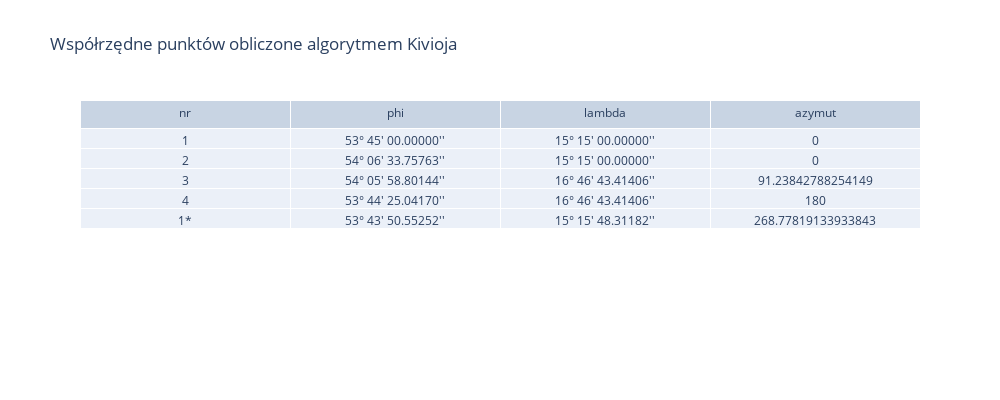
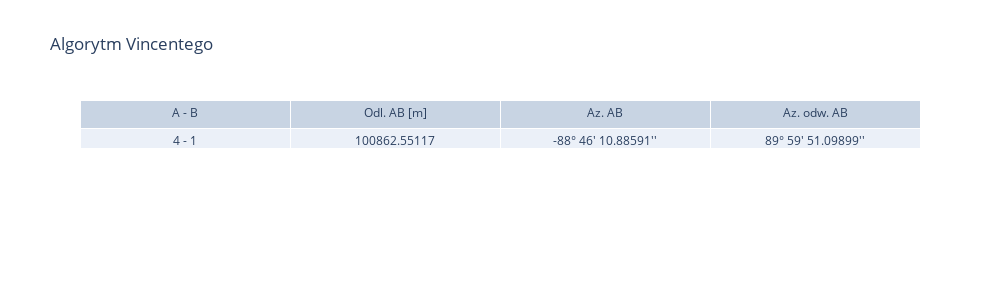
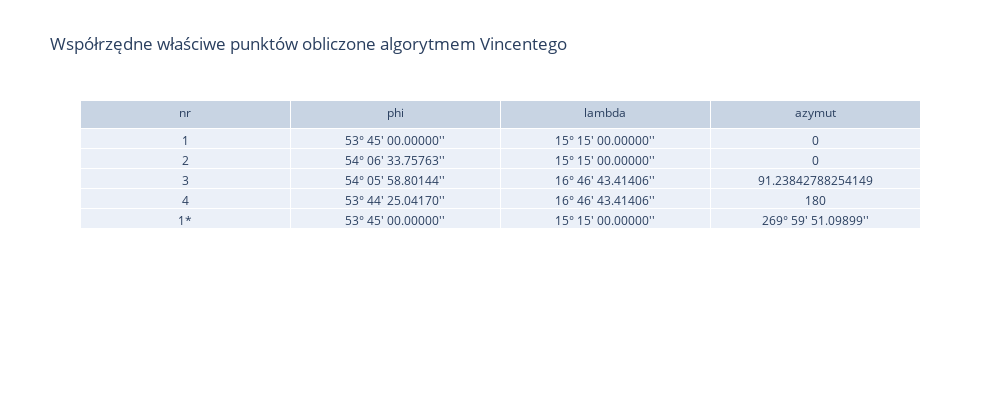

Write notebook code for charts like these, in order.
### Code cell
import numpy as np
from pyproj import Geod
import pandas as pd
import plotly.graph_objects as go
import matplotlib.pyplot as plt
import cartopy.crs as ccrs
import cartopy.io.img_tiles as cimgt
import plotly.express as px
from shapely.geometry import LineString, Point, Polygon

degree_sign = u"\N{DEGREE SIGN}"
def rad2dms(rad):
    dd = np.rad2deg(rad)
    dd = dd
    deg = int(np.trunc(dd))
    mnt = int(np.trunc((dd-deg) * 60))
    sec = ((dd-deg) * 60 - mnt) * 60
    mnt = abs(mnt)
    sec = abs(sec)
    if sec > 59.99999:
        sec = 0
        mnt += 1
    if sec < 10:
        sec = f"0{sec:.5f}"
    else:
        sec = f"{sec:.5f}"
    if mnt < 10:
        mnt = f"0{mnt}"
    dms = (f"{deg}{degree_sign} {mnt}' {sec}''")
    return dms

def deg2dms(dd):
    deg = int(np.trunc(dd))
    mnt = int(np.trunc((dd-deg) * 60))
    sec = ((dd-deg) * 60 - mnt) * 60
    mnt = abs(mnt)
    sec = abs(sec)
    if sec < 10:
        sec = f"0{sec:.5f}"
    else:
        sec = f"{sec:.5f}"
    if mnt < 10:
        mnt = f"0{mnt}"
    dms = (f"{deg}{degree_sign} {mnt}' {sec}''")
    return dms

a = 6378137.0 
f = 1/298.257223563
e2 = f * (2 - f)

phi_1_deg = 53 + 45/60
lam_1_deg = 15 + 15/60
s = [40000, 100000, 40000, 100000]
Az_1_deg = [0, 90, 180, 270]

phi_1 = np.deg2rad(phi_1_deg)
lam_1 = np.deg2rad(lam_1_deg)
Az_1 = np.deg2rad(Az_1_deg)

def M_and_N(phi):
    sin_phi = np.sin(phi)
    M = a * (1 - e2) / (1 - e2 * sin_phi**2)**(3/2)
    N = a / np.sqrt(1 - e2 * sin_phi**2)
    return M, N

def kivioj(phi_1, lam_1, Az_1, s, n=1000):
    ds = s / n

    phi = phi_1
    lam = lam_1
    Az = Az_1

    for i in range(n):
        M, N = M_and_N(phi)
        dphi = ds * np.cos(Az) / M
        dAz = ds * np.sin(Az) * np.tan(phi) / N

        phi_mid = phi + dphi / 2
        Az_mid = Az + dAz / 2

        M_mid, N_mid = M_and_N(phi_mid)
        dphi_mid = ds * np.cos(Az_mid) / M_mid
        dlam_mid = ds * np.sin(Az_mid) / (N_mid * np.cos(phi_mid))
        dAz_mid = ds * np.sin(Az_mid) * np.tan(phi_mid) / N_mid

        phi += dphi_mid
        lam += dlam_mid
        Az += dAz_mid

    return phi, lam, Az

g = Geod(ellps='WGS84')
nr = ['1', '2', '3', '4', '1*']

phis_kiv = [phi_1_deg]
lambdas_kiv = [lam_1_deg]
azimuths_kiv = [Az_1_deg[0]]

phis_kiv_dms = [deg2dms(phi_1_deg)]
lambdas_kiv_dms = [deg2dms(lam_1_deg)]
azimuths_kiv_dms = [deg2dms(Az_1_deg[0])]

for i in range(4):
    phi, lam, Az = kivioj(phi_1, lam_1, Az_1[i], s[i])

    phis_kiv.append(np.rad2deg(phi))
    lambdas_kiv.append(np.rad2deg(lam))
    azimuths_kiv.append(np.rad2deg(Az))

    phis_kiv_dms.append(rad2dms(phi))
    lambdas_kiv_dms.append(rad2dms(lam))
    azimuths_kiv_dms.append(rad2dms(Az))

    phi_1 = phi
    lam_1 = lam

'''
phi_1 = np.deg2rad(phi_1_deg)
lam_1 = np.deg2rad(lam_1_deg)

phis_fwd = [phi_1_deg]
lambadas_fwd = [lam_1_deg]
azimuths_fwd = [Az_1_deg[0]]

phis_fwd_dms = [deg2dms(phi_1_deg)]
lambadas_fwd_dms = [deg2dms(lam_1_deg)]
azimuths_fwd_dms = [deg2dms(Az_1_deg[0])]

for i in range(4):
    phi, lam, Az = g.fwd(lam_1, phi_1, Az_1[i], s[i])

    phis_fwd.append(np.rad2deg(phi))
    lambadas_fwd.append(np.rad2deg(lam))
    azimuths_fwd.append(np.rad2deg(Az))
    
    phis_fwd_dms.append(rad2dms(phi))
    lambadas_fwd_dms.append(rad2dms(lam))
    azimuths_fwd_dms.append(rad2dms(Az))

fig = go.Figure(go.Table(header = dict(values = ['nr', 'phi', 'lambda', 'azymut']), cells = dict(values = [nr, phis_fwd_dms, lambadas_fwd_dms, azimuths_fwd_dms])))
fig.update_layout(title = 'Współrzędne punktów obliczone funkcją fwd')
fig.show()
'''

fig = go.Figure(go.Table(
    header = dict(values = ['nr', 'phi', 'lambda', 'azymut']), 
    cells = dict(values = [nr, phis_kiv_dms, lambdas_kiv_dms, azimuths_kiv])
))
fig.update_layout(
    title = 'Współrzędne punktów obliczone algorytmem Kivioja', 
    width = 1000, height = 400
)
fig.show()

fig = go.Figure(
    go.Scattermapbox(
        lat = phis_kiv,
        lon = lambdas_kiv,
        mode = 'markers+lines',
        marker = dict(size = 10, color = 'red'),
        line = dict(width = 2, color = 'red'),
        text = nr,
        hoverinfo='text'))
fig.update_layout(
    title = 'Scattermapbox - Algorytm Kivioja',
    mapbox_style = "open-street-map",
    width = 2000, 
    height = 1000,
    mapbox = dict(
        center = go.layout.mapbox.Center(
            lat = phi_1_deg,
            lon = lam_1_deg
        ),
        zoom = 7
    ),
)
fig.show()

print(phis_kiv[-1], lambdas_kiv[-1])

phi_dif = phis_kiv[-1] - phi_1_deg
lam_dif = lambdas_kiv[-1] - lam_1_deg
total_length = g.line_length([lam_1_deg, lambdas_kiv[-1]], [phi_1_deg, phis_kiv[-1]])
phi_dif = deg2dms(phi_dif)
lam_dif = deg2dms(lam_dif)

# print(f"Różnica współrzędnych: [{phi_dif}, {lam_dif}], długość linii: {total_length:.5f} m")


def vincenty(BA,LA,BB,LB):
    b = a * np.sqrt(1-e2)
    f = 1-b/a
    dL = LB - LA
    UA = np.arctan((1-f)*np.tan(BA))
    UB = np.arctan((1-f)*np.tan(BB))
    L = dL
    while True:
        sin_sig = np.sqrt((np.cos(UB)*np.sin(L))**2 +\
            (np.cos(UA)*np.sin(UB) - np.sin(UA)*np.cos(UB)*np.cos(L))**2)
        cos_sig = np.sin(UA)*np.sin(UB) + np.cos(UA) * np.cos(UB) * np.cos(L)
        sig = np.arctan2(sin_sig,cos_sig)
        sin_al = (np.cos(UA)*np.cos(UB)*np.sin(L))/sin_sig
        cos2_al = 1 - sin_al**2
        cos2_sigm = cos_sig - (2 * np.sin(UA) * np.sin(UB))/cos2_al
        C = (f/16) * cos2_al * (4 + f*(4 - 3 * cos2_al))
        Lst = L
        L = dL + (1-C)*f*sin_al*(sig+C*sin_sig*(cos2_sigm+
            C*cos_sig*(-1 + 2*cos2_sigm**2)))
        if abs(L-Lst)<(0.000001/206265):
            break
    
    u2 = (a**2 - b**2)/(b**2) * cos2_al
    A = 1 + (u2/16384) * (4096 + u2*(-768 + u2 * (320 - 175 * u2)))
    B = u2/1024 * (256 + u2 * (-128 + u2 * (74 - 47 * u2)))
    d_sig = B*sin_sig * (cos2_sigm + 1/4*B*(cos_sig*(-1+2*cos2_sigm**2)\
            - 1/6 *B*cos2_sigm * (-3 + 4*sin_sig**2)*(-3+4*cos2_sigm**2)))
    sAB = b*A*(sig-d_sig)
    A_AB = np.arctan2((np.cos(UB) * np.sin(L)),(np.cos(UA)*np.sin(UB) - np.sin(UA)*np.cos(UB)*np.cos(L)))
    A_BA = np.arctan2((np.cos(UA) * np.sin(L)),(-np.sin(UA)*np.cos(UB) + np.cos(UA)*np.sin(UB)*np.cos(L))) + np.pi
    return sAB, A_AB, A_BA

lengths_vin = []
az_vin = []
az_odw_vin = []

for i in range(4):
    if i == 3:
        j = 0
    else:
        j = i + 1
    
    length_ij, az_ij, az_rev_ij = vincenty(np.deg2rad(phis_kiv[i]), np.deg2rad(lambdas_kiv[i]), np.deg2rad(phis_kiv[j]), np.deg2rad(lambdas_kiv[j]))
    lengths_vin.append(f"{length_ij:.5f}")
    if az_ij < 0:
        az_ij += 2 * np.pi
    if az_rev_ij < 0:
        az_rev_ij += 2 * np.pi
    az_vin.append(rad2dms(az_ij))
    az_odw_vin.append(rad2dms(az_rev_ij))

    print(f"Odcinek {i+1} - {j+1}: {length_ij:.3f} m, azymut: {np.rad2deg(az_ij)}, azymut odwrotny: {np.rad2deg(az_rev_ij)}")

length41, az41, az_odw41 = vincenty(np.deg2rad(phis_kiv[3]), np.deg2rad(lambdas_kiv[3]), np.deg2rad(phis_kiv[0]), np.deg2rad(lambdas_kiv[0]))
length = [f"{length41:.5f}"]
az_deg = rad2dms(az41)
az_odw_deg = rad2dms(az_odw41)

# Tabela odległości i azymutów 4 - 1
fig = go.Figure(go.Table(
header = dict(values = ['A - B', 'Odl. AB [m]', 'Az. AB', 'Az. odw. AB']), 
cells = dict(values = ['4 - 1', length, az_deg, az_odw_deg])
))
fig.update_layout(
title = 'Algorytm Vincentego', 
width = 1000, height = 300
)
fig.show()

phis_vin = phis_kiv[0:4]
lambdas_vin = lambdas_kiv[0:4]
azimuths_vin = azimuths_kiv[0:4]

phis_vin_dms = phis_kiv_dms[0:4]
lambdas_vin_dms = lambdas_kiv_dms[0:4]
azimuths_vin_dms = azimuths_kiv_dms[0:4]

phi_vin5, lam_vin5, Az_vin5 = kivioj(np.deg2rad(phis_kiv[3]), np.deg2rad(lambdas_kiv[3]), az41, length41)
if Az_vin5 < 0:
    Az_vin5 += 2 * np.pi
phis_vin.append(np.rad2deg(phi_vin5))
lambdas_vin.append(np.rad2deg(lam_vin5))
azimuths_vin.append(rad2dms(Az_vin5))

phis_vin_dms.append(rad2dms(phi_vin5))
lambdas_vin_dms.append(rad2dms(lam_vin5))
azimuths_vin_dms.append(rad2dms(Az_vin5))

# Tabela skorygowanych współrzędnych
fig = go.Figure(go.Table(
header = dict(values = ['nr', 'phi', 'lambda', 'azymut']), 
cells = dict(values = [nr, phis_vin_dms, lambdas_vin_dms, azimuths_vin])
))
fig.update_layout(
title = 'Współrzędne właściwe punktów obliczone algorytmem Vincentego', 
width = 1000, height = 400
)
fig.show()


fig = go.Figure(
    go.Scattermapbox(
        lat = phis_vin,
        lon = lambdas_vin,
        mode = 'markers+lines',
        marker = dict(size = 10, color = 'blue'),
        line = dict(width = 2, color = 'blue'),
        text = nr,
        hoverinfo='text'))
fig.update_layout(
    title = 'Scattermapbox - Algorytm Vincentego',
    mapbox_style = "open-street-map",
    width = 2000, 
    height = 1000,
    mapbox = dict(
        center = go.layout.mapbox.Center(
            lat = phi_1_deg,
            lon = lam_1_deg
        ),
        zoom = 7
    ),
)
fig.show()

geod = Geod('+a=6378137 +f=0.0033528106647475126')

area, perimeter = g.geometry_area_perimeter(
    Polygon(
        LineString([
            Point(lambdas_vin[i], phis_vin[i]) for i in range(len(lambdas_vin))])
        )
    )
area = abs(area)
area_km = area / 1000000
perimeter_km = perimeter / 1000
area = f"{area:.3f}"
area_km = f"{area_km:.3f}"
perimeter = f"{perimeter:.3f}"
perimeter_km = f"{perimeter_km:.3f}"

fig = go.Figure(go.Table(header = dict(values = [r'','Pole', r'Obwód']), cells = dict(values = [['[km]', '[m]'], [area, area_km], [perimeter, perimeter_km]])))
fig.update_layout(title = 'Pole i obwód wielokąta', width = 1000, height = 300)
fig.show()

### Figure 1 — Plotly figure (JSON) as saved in the notebook; plotly's stock layout.template omitted (floating-point values rounded to 4 significant figures)
{"data": [{"cells": {"values": [["1", "2", "3", "4", "1*"], ["53° 45' 00.00000''", "54° 06' 33.75763''", "54° 05' 58.80144''", "53° 44' 25.04170''", "53° 43' 50.55252''"], ["15° 15' 00.00000''", "15° 15' 00.00000''", "16° 46' 43.41406''", "16° 46' 43.41406''", "15° 15' 48.31182''"], [0, 0, 91.24, 180, 268.8]]}, "header": {"values": ["nr", "phi", "lambda", "azymut"]}, "type": "table"}], "layout": {"height": 400, "title": {"text": "Współrzędne punktów obliczone algorytmem Kivioja"}, "width": 1000}}

### Figure 2 — Plotly figure (JSON) as saved in the notebook; plotly's stock layout.template omitted (floating-point values rounded to 4 significant figures)
{"data": [{"cells": {"values": ["4 - 1", ["100862.55117"], "-88° 46' 10.88591''", "89° 59' 51.09899''"]}, "header": {"values": ["A - B", "Odl. AB [m]", "Az. AB", "Az. odw. AB"]}, "type": "table"}], "layout": {"height": 300, "title": {"text": "Algorytm Vincentego"}, "width": 1000}}

### Figure 3 — Plotly figure (JSON) as saved in the notebook; plotly's stock layout.template omitted (floating-point values rounded to 4 significant figures)
{"data": [{"cells": {"values": [["1", "2", "3", "4", "1*"], ["53° 45' 00.00000''", "54° 06' 33.75763''", "54° 05' 58.80144''", "53° 44' 25.04170''", "53° 45' 00.00000''"], ["15° 15' 00.00000''", "15° 15' 00.00000''", "16° 46' 43.41406''", "16° 46' 43.41406''", "15° 15' 00.00000''"], [0, 0, 91.24, 180, "269° 59' 51.09899''"]]}, "header": {"values": ["nr", "phi", "lambda", "azymut"]}, "type": "table"}], "layout": {"height": 400, "title": {"text": "Współrzędne właściwe punktów obliczone algorytmem Vincentego"}, "width": 1000}}
